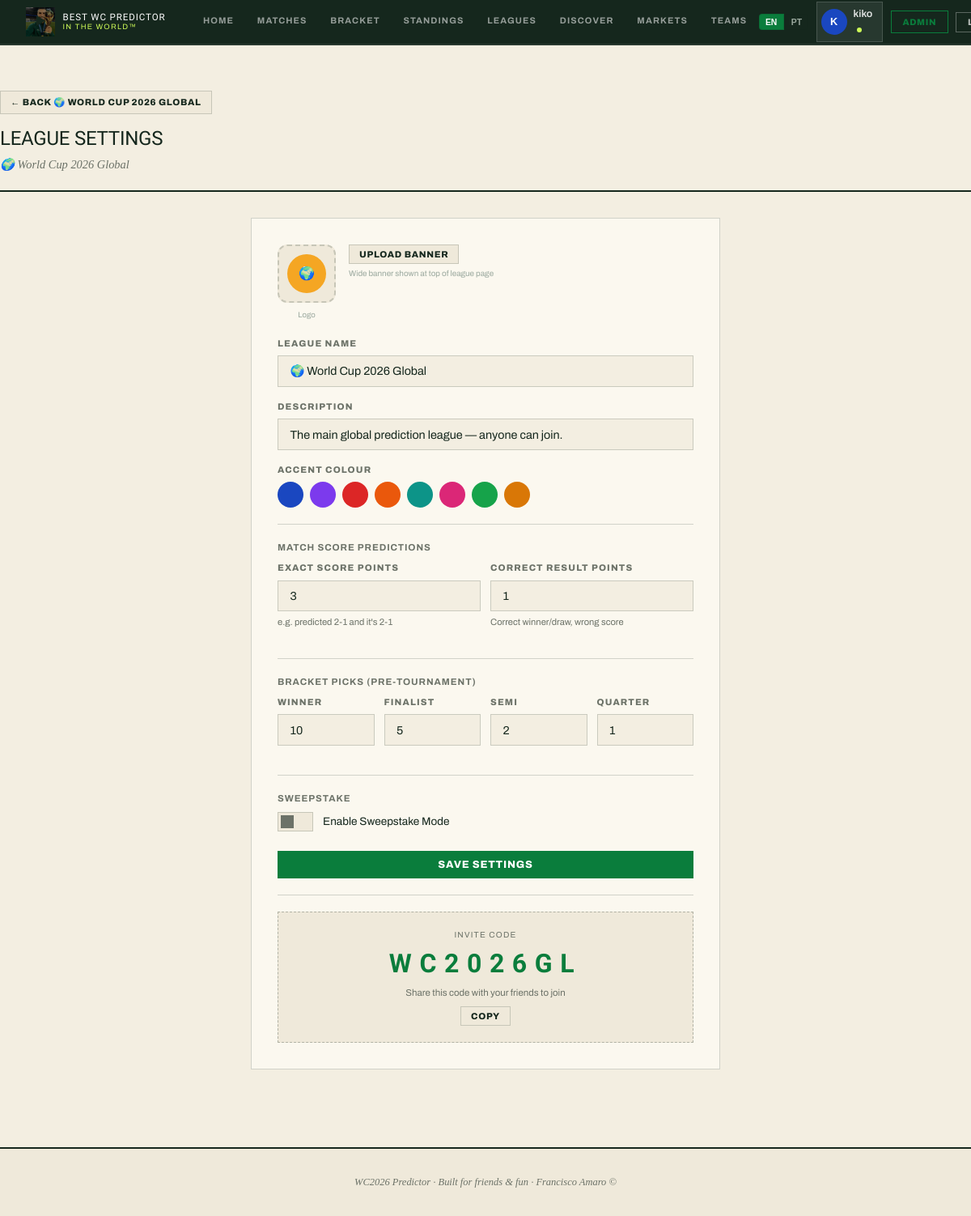
The page /leagues/4/settings (signed in) on the database as committed earlier.
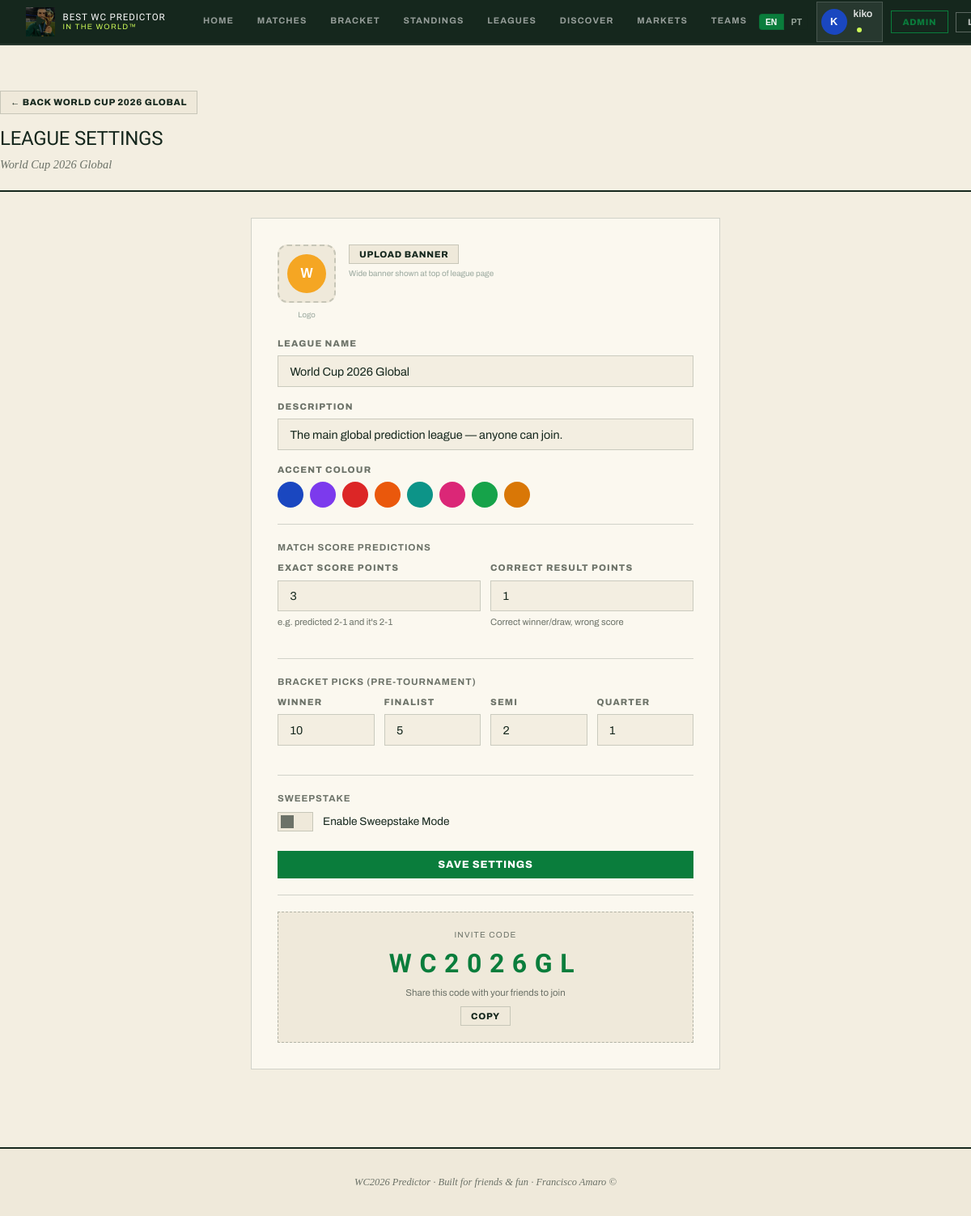
The same page on the database as committed later.
### app/models.py (models this page shows)
class User(Base):
    __tablename__ = "users"
    id = Column(Integer, primary_key=True, index=True)
    username = Column(String(50), unique=True, nullable=False, index=True)
    email = Column(String(100), unique=True, nullable=False, index=True)
    password_hash = Column(String(200), nullable=False)
    is_superadmin = Column(Boolean, default=False)
    display_name = Column(String(50), nullable=True)
    bio = Column(String(120), nullable=True)
    credits = Column(Float, default=10.0)
    avatar_color = Column(String(10), default="#1a47c0")
    avatar_icon = Column(String(6), default="★")
    avatar_img_url = Column(String(200), nullable=True)
    profile_bg = Column(String(100), nullable=True)     # CSS gradient/color for whole-app background
    profile_banner_url = Column(String(200), nullable=True)  # banner image on profile page
    favorite_team_id = Column(Integer, ForeignKey("teams.id"), nullable=True)
    created_at = Column(DateTime, default=datetime.utcnow)
    memberships = relationship("LeagueMember", back_populates="user", cascade="all, delete-orphan")
    predictions = relationship("Prediction", back_populates="user", cascade="all, delete-orphan")
    sweepstake_assignments = relationship("SweepstakeAssignment", back_populates="user")
    tournament_picks = relationship("TournamentPick", back_populates="user", cascade="all, delete-orphan")
    favorite_team = relationship("Team", foreign_keys=[favorite_team_id])

class League(Base):
    __tablename__ = "leagues"
    id = Column(Integer, primary_key=True, index=True)
    name = Column(String(100), nullable=False)
    invite_code = Column(String(8), unique=True, nullable=False, index=True)
    admin_id = Column(Integer, ForeignKey("users.id"), nullable=False)
    description = Column(String(200), nullable=True)
    accent_color = Column(String(10), default="#1a47c0")
    badge_emoji = Column(String(6), default="★")
    banner_url = Column(String(200), nullable=True)
    points_exact_score = Column(Integer, default=3)
    points_correct_result = Column(Integer, default=1)
    points_bracket_winner = Column(Integer, default=10)
    points_bracket_finalist = Column(Integer, default=5)
    points_bracket_semi = Column(Integer, default=2)
    points_bracket_quarter = Column(Integer, default=1)
    logo_url = Column(String(200), nullable=True)
    is_public = Column(Boolean, default=False)             # joinable without invite code
    category = Column(String(20), default="general")       # general / country / global
    sweepstake_enabled = Column(Boolean, default=False)
    sweepstake_buy_in = Column(Float, default=10.0)
    sweepstake_teams_per_person = Column(Integer, default=1)
    sweepstake_drawn = Column(Boolean, default=False)
    created_at = Column(DateTime, default=datetime.utcnow)
    admin = relationship("User", foreign_keys=[admin_id])
    members = relationship("LeagueMember", back_populates="league", cascade="all, delete-orphan")
    predictions = relationship("Prediction", back_populates="league", cascade="all, delete-orphan")
    sweepstake_assignments = relationship("SweepstakeAssignment", back_populates="league", cascade="all, delete-orphan")
    tournament_picks = relationship("TournamentPick", back_populates="league", cascade="all, delete-orphan")

### app/routers/leagues.py (the view)
@router.get("/{league_id}/settings")
async def settings_page(request: Request, league_id: int, db: Session = Depends(get_db)):
    user = auth.get_current_user(request, db)
    if not user:
        return RedirectResponse("/login", status_code=303)
    league = db.query(models.League).filter(models.League.id == league_id).first()
    if not league or league.admin_id != user.id:
        return RedirectResponse(f"/leagues/{league_id}", status_code=303)
    return templates.TemplateResponse(
        "leagues/settings.html", {"request": request, "user": user, "league": league, "error": None, "success": None}
    )

### app/templates/leagues/settings.html (shortened to what this page needs)
{% extends "base.html" %}
{% block content %}
{% set _lang = request.cookies.get('lang', user.language if user and user.language else 'en') %}
<div class="container page-content">
  <div class="page-header">
    <a href="/leagues/{{ league.id }}" class="btn btn-secondary btn-sm" style="margin-bottom:.75rem">← {{ t('btn.back', _lang) }} {{ league.name }}</a>
    <h1>{{ t('settings.title', _lang) }}</h1>
    <p class="page-header-sub">{{ league.name }}</p>
  </div>
  <div class="form-card" style="max-width:580px">
    <div style="display:flex;gap:1rem;margin-bottom:1.25rem;flex-wrap:wrap;align-items:flex-start">
      <div style="display:flex;flex-direction:column;align-items:center;gap:.5rem">
        <div onclick="document.getElementById('logoInput').click()" style="width:72px;height:72px;border-radius:12px;
             border:2px dashed var(--border);cursor:pointer;overflow:hidden;display:flex;align-items:center;justify-content:center;
             background:var(--bg-2);position:relative" title="Upload league logo">
          {% if league.logo_url %}
          <img src="{{ league.logo_url }}" style="width:100%;height:100%;object-fit:cover">
          {% else %}
          <div class="avatar avatar-md" style="background:{{ league.accent_color }};font-family:sans-serif;font-weight:700">{{ league.name[:1].upper() }}</div>
          {% endif %}
        </div>
        <span style="font-size:.6rem;color:var(--text-3)">{{ t('settings.logo', _lang) }}</span>
      </div>
      <div style="flex:1;min-width:200px">
        <div style="display:flex;gap:.5rem;flex-wrap:wrap">
          <button type="button" class="btn btn-secondary btn-sm" onclick="document.getElementById('bannerInput').click()">
            {% if league.banner_url %}{{ t('league.change_banner', _lang) }}{% else %}{{ t('settings.upload_banner', _lang) }}{% endif %}
          </button>
        </div>
        <p style="font-size:.62rem;color:var(--text-3);margin-top:.3rem">{{ t('settings.banner_hint', _lang) }}</p>
      </div>
    </div>
    <form action="/leagues/{{ league.id }}/settings" method="post">
      <div class="form-group">
        <label class="form-label">{{ t('league.name', _lang) }}</label>
        <input class="form-input" type="text" name="name" value="{{ league.name }}" required maxlength="100">
      </div>
      <div class="form-group">
        <label class="form-label">{{ t('league.description', _lang) }}</label>
        <input class="form-input" type="text" name="description" value="{{ league.description or '' }}" maxlength="200" placeholder="{{ t('settings.optional', _lang) }}">
      </div>
      <div class="form-group">
        <label class="form-label">{{ t('settings.accent_colour', _lang) }}</label>
        <div class="color-picker" id="leagueColorPicker">
          {% for color in AVATAR_COLORS %}
          <div class="color-swatch {% if (league.accent_color or '#1a47c0') == color %}selected{% endif %}"
               style="background:{{ color }}" data-color="{{ color }}"
               onclick="selectLeagueColor('{{ color }}')"></div>
          {% endfor %}
        </div>
      </div>
      <hr class="form-divider">
      <p class="text-xs text-muted mb-2" style="text-transform:uppercase;letter-spacing:.08em;font-weight:700">{{ t('settings.match_preds', _lang) }}</p>
      <div class="form-row">
        <div class="form-group">
          <label class="form-label">{{ t('settings.exact_pts', _lang) }}</label>
          <input class="form-input" type="number" name="points_exact" value="{{ league.points_exact_score }}" min="0" max="20">
          <p class="form-hint">{{ t('settings.exact_hint', _lang) }}</p>
        </div>
        <div class="form-group">
          <label class="form-label">{{ t('settings.result_pts', _lang) }}</label>
          <input class="form-input" type="number" name="points_result" value="{{ league.points_correct_result }}" min="0" max="20">
          <p class="form-hint">{{ t('settings.result_hint', _lang) }}</p>
        </div>
      </div>
      <hr class="form-divider">
      <p class="text-xs text-muted mb-2" style="text-transform:uppercase;letter-spacing:.08em;font-weight:700">{{ t('settings.bracket_picks', _lang) }}</p>
      <div style="display:grid;grid-template-columns:1fr 1fr 1fr 1fr;gap:.75rem">
        <div class="form-group">
          <label class="form-label">{{ t('settings.winner', _lang) }}</label>
          <input class="form-input" type="number" name="points_bracket_winner" value="{{ league.points_bracket_winner }}" min="0" max="50">
        </div>
        <div class="form-group">
          <label class="form-label">{{ t('league.finalist', _lang) }}</label>
          <input class="form-input" type="number" name="points_bracket_finalist" value="{{ league.points_bracket_finalist }}" min="0" max="50">
        </div>
        <div class="form-group">
          <label class="form-label">{{ t('settings.semi', _lang) }}</label>
          <input class="form-input" type="number" name="points_bracket_semi" value="{{ league.points_bracket_semi }}" min="0" max="50">
        </div>
        <div class="form-group">
          <label class="form-label">{{ t('settings.quarter', _lang) }}</label>
          <input class="form-input" type="number" name="points_bracket_quarter" value="{{ league.points_bracket_quarter or 1 }}" min="0" max="50">
        </div>
      </div>
      <hr class="form-divider">
      <p class="text-xs text-muted mb-2" style="text-transform:uppercase;letter-spacing:.08em;font-weight:700">{{ t('sweep.title', _lang) }}</p>
      <div class="form-group">
        <div class="form-switch">
          <label class="switch">
            <span class="slider"></span>
          </label>
          <span class="text-sm">{{ t('create.enable_sweep', _lang) }}</span>
        </div>
      </div>
      <button type="submit" class="btn btn-primary btn-full mt-2">{{ t('settings.save', _lang) }}</button>
    </form>
    <hr class="form-divider">
    <div class="invite-code-box">
      <div class="invite-code-label">{{ t('league.invite_code', _lang) }}</div>
      <div class="invite-code">{{ league.invite_code }}</div>
      <p class="text-xs text-muted mt-1">{{ t('settings.invite_hint', _lang) }}</p>
      <button class="btn btn-secondary btn-sm mt-2" data-copy="{{ league.invite_code }}">{{ t('btn.copy', _lang) }}</button>
    </div>
  </div>
</div>
{% endblock %}

### app/templates/base.html (shortened to what this page needs)
<!DOCTYPE html>
<html lang="en">
<head>
  <link rel="stylesheet" href="/static/css/style.css">
</head>
<body>
{% set _lang = request.cookies.get('lang', user.language if user and user.language else 'en') %}
  <nav class="navbar">
    <a href="/" class="navbar-brand">
      <div class="brand-icon" style="overflow:hidden;padding:0;background:none;border:none;position:relative;cursor:pointer"
           id="logoBtn" title="Play / Pause">
        <img src="/static/img/logo.jpg" alt="Logo" style="width:36px;height:36px;object-fit:cover;display:block;">
        <div id="playIcon" style="position:absolute;inset:0;display:flex;align-items:center;justify-content:center;background:rgba(0,0,0,.45);font-size:.9rem;transition:opacity .15s">▶</div>
      </div>
      <div class="brand-text">
        <div class="brand-title">Best WC Predictor</div>
        <div class="brand-year">In The World™</div>
      </div>
    </a>
    <div class="nav-links">
      <a href="/" class="nav-link {% if request.url.path == '/' %}active{% endif %}">{{ t('nav.home', _lang) }}</a>
      <a href="/fixtures" class="nav-link {% if '/fixtures' in request.url.path %}active{% endif %}">{{ t('nav.matches', _lang) }}</a>
      <a href="/knockout" class="nav-link {% if '/knockout' in request.url.path %}active{% endif %}">{{ t('nav.bracket', _lang) }}</a>
      <a href="/standings" class="nav-link {% if '/standings' in request.url.path %}active{% endif %}">{{ t('nav.standings', _lang) }}</a>
      <a href="/leagues" class="nav-link {% if '/leagues' in request.url.path and '/leagues/' not in request.url.path and '/discover' not in request.url.path %}active{% endif %}">{{ t('nav.leagues', _lang) }}</a>
      <a href="/leagues/discover" class="nav-link {% if '/discover' in request.url.path %}active{% endif %}">{{ t('nav.discover', _lang) }}</a>
      <a href="/markets" class="nav-link {% if '/markets' in request.url.path %}active{% endif %}">{{ t('nav.markets', _lang) }}</a>
      <a href="/teams" class="nav-link {% if '/teams' in request.url.path %}active{% endif %}">{{ t('nav.teams', _lang) }}</a>
    </div>
    <div class="nav-right">
      <form action="/set-language" method="post" style="margin:0;display:flex;gap:2px">
        <button type="submit" name="lang" value="en"
                style="background:{% if _lang == 'en' %}var(--primary){% else %}transparent{% endif %};
                       border:1px solid var(--border);border-radius:4px 0 0 4px;
                       color:{% if _lang == 'en' %}#fff{% else %}var(--text-3){% endif %};
                       padding:.2rem .45rem;font-size:.65rem;font-weight:700;cursor:pointer">EN</button>
        <button type="submit" name="lang" value="pt"
                style="background:{% if _lang == 'pt' %}var(--primary){% else %}transparent{% endif %};
                       border:1px solid var(--border);border-left:none;border-radius:0 4px 4px 0;
                       color:{% if _lang == 'pt' %}#fff{% else %}var(--text-3){% endif %};
                       padding:.2rem .45rem;font-size:.65rem;font-weight:700;cursor:pointer">PT</button>
      </form>
      {% if user %}
        <a href="/profile/{{ user.username }}" class="avatar-chip" style="text-decoration:none">
          {{ avatar_html(user, "sm") | safe }}
          <span style="font-size:.78rem;font-weight:600;color:var(--text-1)">
            {{ user.display_name or user.username }}
            {% if user.is_superadmin %}<span class="superadmin-dot"></span>{% endif %}
          </span>
        </a>
        {% if user.is_superadmin %}
        <a href="/admin" class="btn-nav btn-nav-outline" style="color:var(--gold);border-color:var(--gold)">Admin</a>
        {% endif %}
        <form action="/logout" method="post" style="margin:0">
          <button type="submit" class="btn-nav btn-nav-outline">{{ t('nav.logout', _lang) }}</button>
        </form>
      {% else %}
        <a href="/login" class="btn-nav btn-nav-outline">{{ t('nav.login', _lang) }}</a>
        <a href="/register" class="btn-nav btn-nav-primary">{{ t('nav.signup', _lang) }}</a>
      {% endif %}
    </div>
  </nav>
  <main>{% block content %}{% endblock %}</main>
  <footer>
    <p>{{ t('footer.text', _lang) }}</p>
  </footer>
</body>
</html>

Rows that differ between the two databases and show on the page:
changed League "WC2026GL": name "🌍 WORLD CUP 2026 GLOBAL" → "WORLD CUP 2026 GLOBAL"; name "🌍 World Cup 2026 Global" → "World Cup 2026 Global"; name "🌍" → "W"
